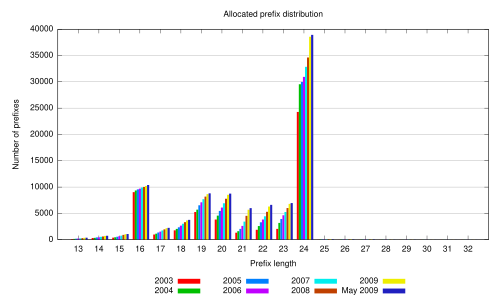

Generate this figure with gnuplot:
set terminal pdf

#set ydata time
#set timefmt "%Y-%m-%d"
#set format y "%Y/%b"

#set border 3 front linetype -1 linewidth 1.000
#set boxwidth 1 absolute

set style fill   solid 4.00 noborder
#set grid nopolar
#set grid noxtics nomxtics ytics nomytics noztics nomztics \
# nox2tics nomx2tics noy2tics nomy2tics nocbtics nomcbtics
#set grid layerdefault   linetype 0 linewidth 1.000,  linetype 0 linewidth 1.000
#set key bmargin center horizontal Left reverse enhanced autotitles columnhead nobox
#set datafile missing '-'
set style data histograms


#set pm3d
#set style histogram clustered gap 8
#title offset 4,0.25
#set style fill solid noborder
#set boxwidth 0.95

set key under nobox
set grid y
set auto y
#set logscale y

set title 'Allocated prefix distribution'
set xlabel 'Prefix length'
set ylabel 'Number of prefixes'

plot '< grep 2003-01-01 rir_prefixes.txt' using 3:xtic(2) every ::12 title '2003', \
	 '< grep 2004-01-01 rir_prefixes.txt' using 3:xtic(2) every ::12 title '2004', \
	 '< grep 2005-01-01 rir_prefixes.txt' using 3:xtic(2) every ::12 title '2005', \
	 '< grep 2006-01-01 rir_prefixes.txt' using 3:xtic(2) every ::12 title '2006', \
	 '< grep 2007-01-01 rir_prefixes.txt' using 3:xtic(2) every ::12 title '2007', \
	 '< grep 2008-01-01 rir_prefixes.txt' using 3:xtic(2) every ::12 title '2008', \
	 '< grep 2009-01-01 rir_prefixes.txt' using 3:xtic(2) every ::12 title '2009', \
	 '< grep 2009-04-23 rir_prefixes.txt' using 3:xtic(2) every ::12 title 'May 2009'
